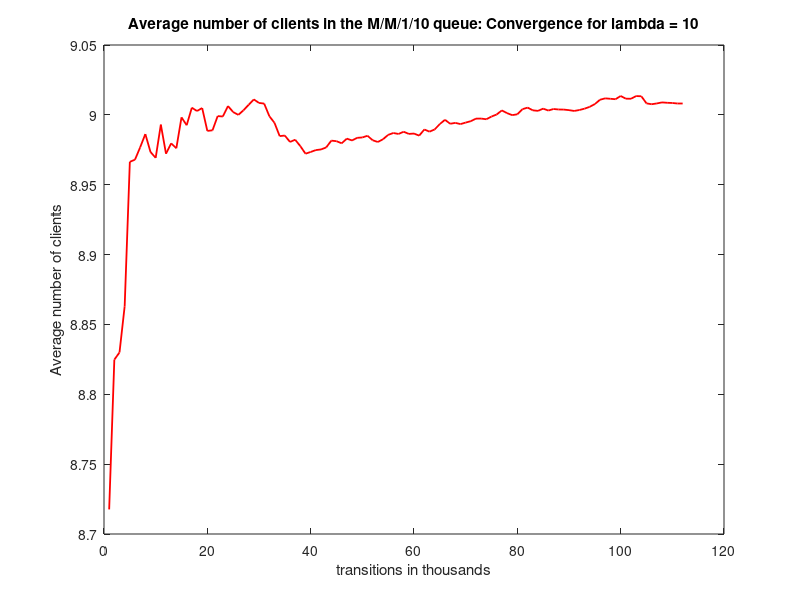
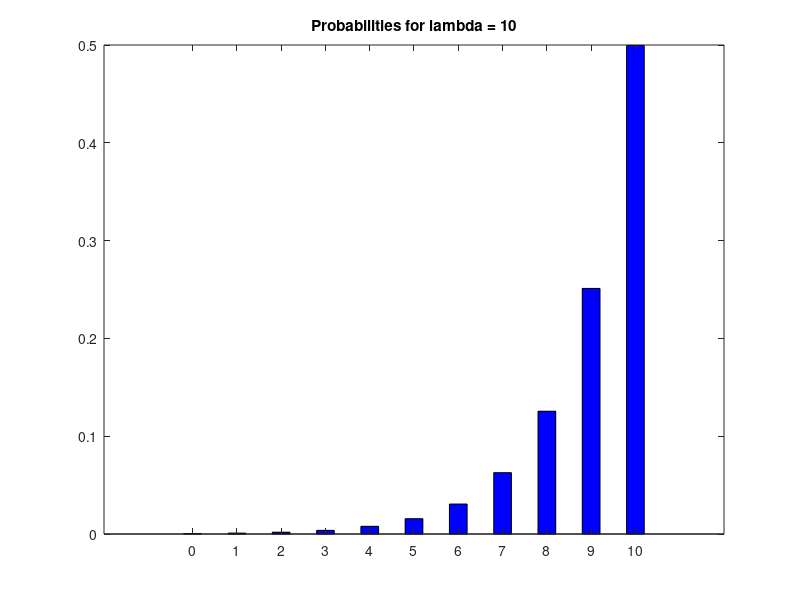

Source code (MATLAB) for these figures, in order:
% M/M/1/10 simulation. We will find the probabilities of the first states.
% Note: Due to ergodicity, every state has a probability >0.

clc;
clear all;
close all;

rand('seed',1);

lambdaAll = [1,5,10];
for i = lambdaAll
    clear to_plot;
    arrivals = [0,0,0,0,0,0,0,0,0,0,0]
    total_arrivals = 0; % to measure the total number of arrivals
    current_state = 0;  % holds the current state of the system
    previous_mean_clients = 0; % will help in the convergence test
    index = 0;
    mu = 5;
    threshold = (i)/((i) + mu); 

    transitions = 0; 
  %debugging 
  %my_i = 0
  %debug_array = [];
   
   while  transitions >= 0 % && transitions < 30
        transitions = transitions + 1; 
        
      %{   
       my_i = my_i + 1
        if 0 < my_i < 31 && current_state > 0
            debug_array(my_i,1) = my_i;
            debug_array(my_i,2) = current_state;
            debug_array(my_i,3) = arrivals(current_state);
        endif
      %} 
      
        if mod(transitions,1000) == 0 % check for convergence every 1000 transitions steps
            index = index + 1;
            for j=1:1:length(arrivals)
                P(j) = arrivals(j)/total_arrivals; % calcuate the probability of every state in the system
            endfor
            
            mean_clients = 0; % calculate the mean number of clients in the system
            for j=1:1:length(arrivals)
                mean_clients = mean_clients + (j-1).*P(j);
            endfor
            
            to_plot(index) = mean_clients;
                
            if abs(mean_clients - previous_mean_clients) < 0.00001 || transitions > 1000000 % convergence test
            break;
            endif
            
            previous_mean_clients = mean_clients;
            
        endif
        
        random_number = rand(1); 
        if current_state == 0 || random_number < threshold % arrival
            
           %{ 
            if 0 < my_i < 31
                debug_array(my_i,4) = 1
            endif 
            %}
            
            total_arrivals = total_arrivals + 1;
            
           % x = arrivals(current_state + 1) + 1
           % arrivals(current_state + 1) = x; % increase the number of arrivals in the current state
          
          arrivals(current_state + 1) = arrivals(current_state + 1) + 1; 
           if (current_state != 10) 
                current_state = current_state + 1;
            endif
            else % departure
            %{
            if 0 < my_i < 31
                debug_array(my_i,5) = 1
            endif
            %}
            
            if current_state != 0 % no departure 
            current_state = current_state - 1;
            endif
        endif
    endwhile
   
   % for j=1:1:length(arrivals)
   %    display(P(j));
   % endfor
 
    figure(1);
    plot(to_plot,"r","linewidth",1.3);
    title(strjoin({"Average number of clients in the M/M/1/10 queue: Convergence for lambda = ",num2str((i))},""));
    xlabel("transitions in thousands");
    ylabel("Average number of clients");
    
    
    figure(2);
    bar(0:1:(length(arrivals)-1),P,'b',0.4);
    title(strjoin({"Probabilities for lambda = ",num2str((i))},""));
    
    
  
    
endfor
